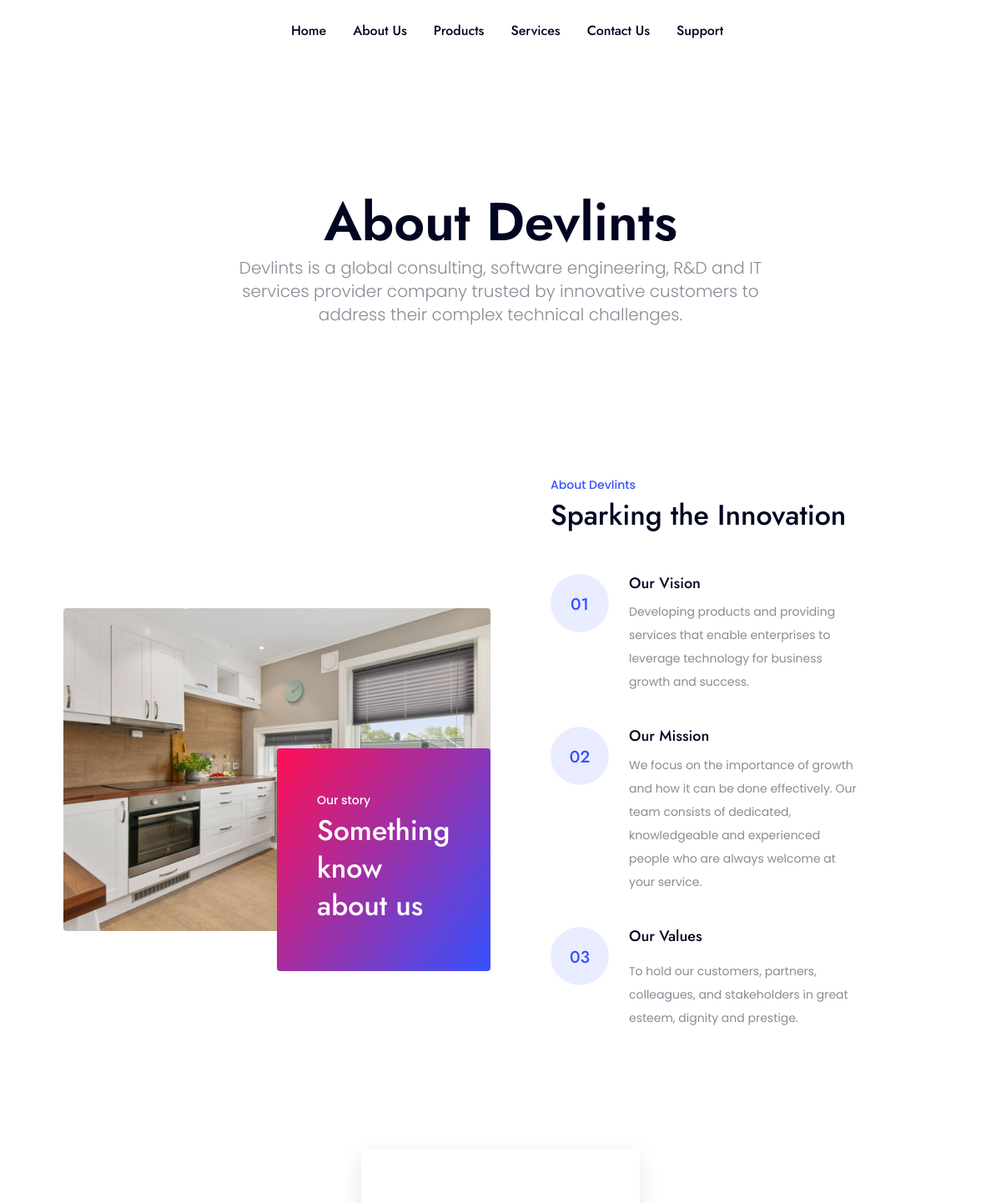
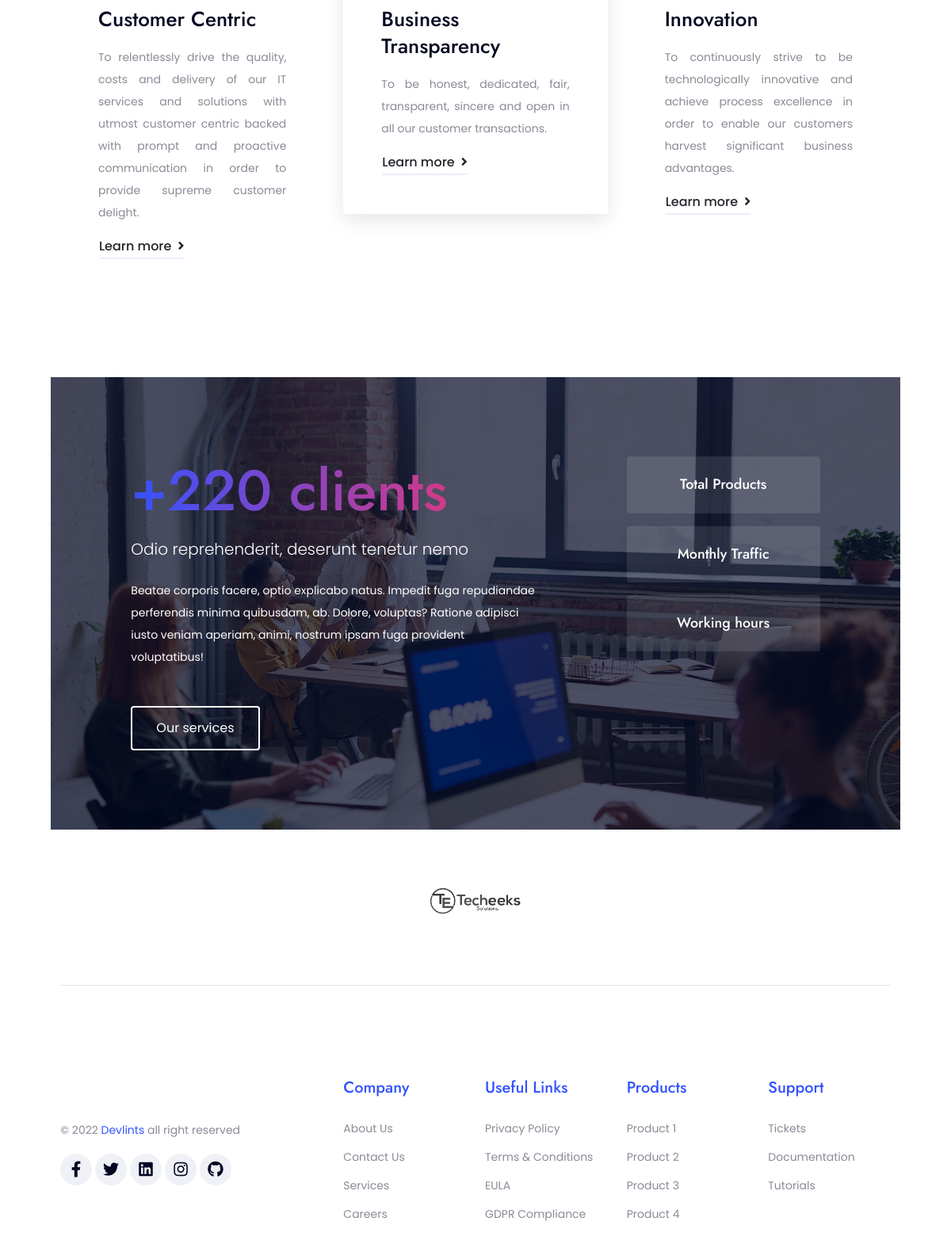
The page /about-us/ on the database its author committed (2 pictures, top to bottom).
### Devlints/models.py (models this page shows, shortened)
class AboutUs(models.Model):
    title = models.CharField(max_length=1000)
    description = models.TextField(null=True, blank=True)
    thumbnail = models.ImageField(upload_to="images/office")
    vision = models.TextField()
    mission = models.TextField()
    values = RichTextField(null=True, blank=True)
    created = models.DateTimeField(auto_now_add=True)
    updated = models.DateTimeField(auto_now=True)
    class Meta:
        verbose_name = "About Us"
        verbose_name_plural = "About Us"

class Company(models.Model):
    name = models.CharField(max_length=100)
    tag_line = models.CharField(max_length=1000, null=True, blank=True)
    description = models.TextField( null=True, blank=True)
    logo = models.ImageField(upload_to="images/company", null=True, blank=True)
    favicon = models.ImageField(upload_to="images/company", null=True, blank=True)
    banner_background_image = models.ImageField(upload_to="images/company", null=True, blank=True)
    banner_foreground_image = models.ImageField(upload_to="images/company", null=True, blank=True)
    facebook = models.URLField(null=True, blank=True)
    twitter = models.URLField(null=True, blank=True)
    linkedIn = models.URLField(null=True, blank=True)
    instagram = models.URLField(null=True, blank=True)
    github = models.URLField(null=True, blank=True)
    created = models.DateTimeField(auto_now_add=True)
    updated = models.DateTimeField(auto_now=True)
    class Meta:
        verbose_name = "Company Info"
        verbose_name_plural = "Company Info"

class Partners(models.Model):
    name = models.CharField(max_length=500, null=True, blank=True)
    partner_logo = models.ImageField(upload_to="images/partners")
    created = models.DateTimeField(auto_now_add=True)
    updated = models.DateTimeField(auto_now=True)
    class Meta:
        verbose_name = "Partners"
        verbose_name_plural = "Partners"

### Devlints/views.py (the view)
# urls.py: path('about-us/', views.about_us, name="about_us"),
def about_us(request):
    company_info = Company.objects.first()
    seo = SEOSettings.objects.first()
    products = Products.objects.all()
    partners = Partners.objects.all()
    about = AboutUs.objects.first()
    states = Statistics.objects.first()
    context = {
        "company_info": company_info,
        "products": products,
        "about": about,
        "partners": partners,
        "seo": seo,
        "states": states,
    }
    return render(request, template_name="site_pages/about_us.html", context=context)

### templates/site_pages/about_us.html (shortened to what this page needs)
{% extends 'base/base.html' %}
{% load static %}
{% block main_content %}
    <section class="py-10">
        <div class="container">
            <div class="row text-center justify-content-center">
                <div class="col-lg-9 col-xl-8">
                    <h1>{{ about.title }}</h1>
                    <p class="lead">{{ about.description }}</p>
                </div>
            </div>
        </div>
    </section>
    <section class="slice-pb">
        <div class="container">
            <div class="row align-items-center">
                <div class="col-lg-6">
                    <div class="position-relative">
                        <img class="img-fluid box-shadow rounded" src="{{ about.thumbnail.url }}" alt="about">
                        <div class="bg-primary-gradient p-3 p-sm-5 position-absolute bottom-0 right-0 w-50 mb-n5 rounded">
                            <span class="text-white">Our story</span>
                            <h2 class="text-white">Something know about us</h2>
                        </div>
                    </div>
                </div>
                <div class="col-lg-5 mt-5 mt-lg-0">
                    <div class="ps-lg-5 mt-5 mt-lg-0">
                        <div class="mb-5">
                            <span class="text-primary">About Devlints</span>
                            <h2>{{ company_info.tag_line }}</h2>
                        </div>
                        <div class="d-flex mb-4">
                            <div class="bg-primary-soft-01 avatar-70 flex-70 rounded-circle text-center pt-4">
                                <h5 class="text-primary">01</h5>
                            </div>
                            <div class="ms-4">
                                <h6>Our Vision</h6>
                                <p>{{ about.vision }}</p>
                            </div>
                        </div>
                        <div class="d-flex mb-4">
                            <div class="bg-primary-soft-01 avatar-70 flex-70 rounded-circle text-center pt-4">
                                <h5 class="text-primary">02</h5>
                            </div>
                            <div class="ms-4">
                                <h6>Our Mission</h6>
                                <p>{{ about.mission }}</p>
                            </div>
                        </div>
                        <div class="d-flex">
                            <div class="bg-primary-soft-01 avatar-70 flex-70 rounded-circle text-center pt-4">
                                <h5 class="text-primary">03</h5>
                            </div>
                            <div class="ms-4">
                                <h6>Our Values</h6>
                                <p>{{ about.values|safe }}</p>
                            </div>
                        </div>
                    </div>
                </div>
            </div>
        </div>
    </section>
    <section class="slice-pb">
        <div class="container">
            <div class="row">
                <div class="col-md-4 mb-md-0 mb-4">
                    <div class="p-5 feature-box-shadow">
                        <div class="mt-4">
                            <h4 class="mb-3">Customer Centric</h4>
                            <p style="text-align: justify">To relentlessly drive the quality, costs and delivery of our IT services and solutions
                                with utmost customer centric backed with prompt and proactive communication in order
                                to provide supreme customer delight.</p>
                            <a class="btn btn-naked-border btn-icon-right" href="#">Learn more <i
                                    class="fas fa-angle-right ps-1"></i></a>
                        </div>
                    </div>
                </div>
                <div class="col-md-4 mb-md-0 mb-4">
                    <div class="p-5 feature-box-shadow active">
                        <div class="mt-4">
                            <h4 class="mb-3">Business Transparency</h4>
                            <p style="text-align: justify">To be honest, dedicated, fair, transparent, sincere and open in all our customer
                                transactions.</p>
                            <a class="btn btn-naked-border btn-icon-right" href="#">Learn more <i
                                    class="fas fa-angle-right ps-1"></i></a>
                        </div>
                    </div>
                </div>
                <div class="col-md-4">
                    <div class="p-5 feature-box-shadow">
                        <div class="mt-4">
                            <h4 class="mb-3">Innovation</h4>
                            <p style="text-align: justify">To continuously strive to be technologically innovative and achieve process excellence in
                                order to enable our customers harvest significant business advantages.</p>
                            <a class="btn btn-naked-border btn-icon-right" href="#">Learn more <i
                                    class="fas fa-angle-right ps-1"></i></a>
                        </div>
                    </div>
                </div>
            </div>
        </div>
    </section>
    <section class="slice-ptb bg-fit overlay-dark-70"
             style="background-image: url({% static 'images/background/06.jpg' %});">
        <div class="container">
            <div class="row justify-content-center">
                <div class="col-lg-6">
                    <h2 class="text-primary-gradient mb-3 display-2">+220 clients</h2>
                    <p class="text-white mb-4 lead">Odio reprehenderit, deserunt tenetur nemo</p>
                    <p class="text-white mb-4">Beatae corporis facere, optio explicabo natus. Impedit fuga repudiandae
                        perferendis minima quibusdam, ab. Dolore, voluptas? Ratione adipisci iusto veniam aperiam,
                        animi, nostrum ipsam fuga provident voluptatibus!</p>
                    <a class="btn btn-outline-white btn-rounded mt-4" href="{% url 'services' %}">Our services</a>
                </div>
                <div class="col-lg-3 offset-lg-1 mt-5 mt-lg-0">
                    <div class="counter text-center bg-white-soft-01 p-4 rounded mb-3">
                        <h6 class="counter-text mb-0 text-white">Total Products</h6>
                    </div>
                    <div class="counter text-center bg-white-soft-01 p-4 rounded mb-3">
                        <h6 class="counter-text mb-0 text-white">Monthly Traffic</h6>
                    </div>
                    <div class="counter text-center bg-white-soft-01 p-4 rounded">
                        <h6 class="counter-text mb-0 text-white">Working hours</h6>
                    </div>
                </div>
            </div>
        </div>
    </section>
{% endblock main_content %}

### templates/base/base.html (shortened to what this page needs)
<!DOCTYPE html>
{% load static %}
<html lang="en">
<head>
    <link rel="stylesheet" href="{% static 'css/bootstrap/bootstrap.min.css' %}">
    <link rel="stylesheet" href="{% static 'css/font-awesome/all.min.css' %}">
    <link rel="stylesheet" href="{% static 'css/feather/iconfont.css' %}">
    <link rel="stylesheet" href="{% static 'css/pe-icon-stroke/Pe-icon-7-stroke.css' %}">
    <link rel="stylesheet" href="{% static 'css/simple-line-icons/simple-line-icons.css' %}">
    <link rel="stylesheet" href="{% static 'css/themify-icons/themify-icons.css' %}">
    <link rel="stylesheet" href="{% static 'css/pe-icon-stroke/Pe-icon-7-stroke.css' %}">
    <link rel="stylesheet" href="{% static 'css/swiper/swiper.min.css' %}">
    <link rel="stylesheet" href="{% static 'css/magnific-popup/magnific-popup.css' %}">
    <link rel="stylesheet" href="{% static 'css/mCustomScrollbar/jquery.mCustomScrollbar.min.css' %}">
    <link rel="stylesheet" href="{% static 'css/select/select2.min.css' %}">
    <link rel="stylesheet" href="{% static 'css/style.css' %}">
</head>
<body class="stokes-wrapper px-md-6 pb-md-6 stokes-line">
<header class="header">
    <nav class="navbar navbar-light navbar-expand-lg navbar-default navbar-text-dark">
        <div class="container-fluid">
            <div class="collapse navbar-collapse justify-content-center" id="navbarCollapse">
                <ul class="navbar-nav">
                    <li class="nav-item">
                        <a class="nav-link" href="{% url 'home' %}" id="navbar-home"> <span
                                class="text-line">Home </span> </a>
                    </li>
                    <li class="nav-item">
                        <a class="nav-link" href="{% url 'about_us' %}" id="navbar-about"> <span class="text-line">About Us </span>
                        </a>
                    </li>
                    <li class="nav-item dropdown">
                        <a class="nav-link dropdown-toggle" href="#" id="navbar-pages" data-bs-toggle="dropdown"
                           aria-haspopup="true" aria-expanded="false">
                            <span class="text-line"> Products </span>
                        </a>
                    </li>
                    <li class="nav-item">
                        <a class="nav-link" href="{% url 'services' %}" id="navbar-services"> <span class="text-line">Services </span>
                        </a>
                    </li>
                    <li class="nav-item">
                        <a class="nav-link" href="{% url 'contact_us' %}" id="navbar-contact"> <span class="text-line">Contact Us </span>
                        </a>
                    </li>
                    <li class="nav-item">
                        <a class="nav-link" href="{% url 'support_faqs' %}" id="navbar-support"> <span
                                class="text-line">Support </span> </a>
                    </li>
                </ul>
            </div>
        </div>
    </nav>
</header>
{% block main_content %}
{% endblock main_content %}
<section class="py-lg-6">
    <div class="container">
        <div class="row justify-content-center">
            {% for partner in partners %}
            <div class="col-sm-6 col-md-4 col-lg-3 col-xl-2">
                <div class="client-item">
                    <img class="img-fluid image-grayscale" src="{{ partner.partner_logo.url }}" alt="">
                </div>
            </div>
            {% endfor %}
        </div>
    </div>
</section>
<section>
    <div class="container">
        <hr>
    </div>
</section>
<footer class="footer slice-ptb">
    <div class="container">
        <div class="row">
            <div class="col-lg-4">
                <p class="mt-4">©
                    <a target="_blank" class="text-primary" href="#">Devlints </a>all right reserved
                </p>
                <div class="social-icons social-icon-box icons-md social-icon-round">
                    <a class="icon" href="{{ company_info.facebook }}" target="_blank"> <i class="fab fa-facebook-f"></i> </a>
                    <a class="icon" href="{{ company_info.twitter }}" target="_blank"> <i class="fab fa-twitter"></i> </a>
                    <a class="icon" href="{{ company_info.linkedIn }}" target="_blank"> <i class="fab fa-linkedin"></i> </a>
                    <a class="icon" href="{{ company_info.instagram }}" target="_blank"> <i class="fab fa-instagram"></i> </a>
                    <a class="icon" href="{{ company_info.github }}" target="_blank"> <i class="fab fa-github"></i> </a>
                </div>
            </div>
            <div class="col-lg-2 col-sm-6 mb-lg-0 mb-4">
                <div class="footer-links">
                    <h5 class="text-primary mb-4">Company</h5>
                    <ul class="list-unstyled">
                        <li class="mb-2"><a href="{% url 'about_us' %}">About Us</a></li>
                        <li class="mb-2"><a href="{% url 'contact_us' %}">Contact Us</a></li>
                        <li class="mb-2"><a href="{% url 'services' %}">Services</a></li>
                        <li class="mb-2"><a href="#">Careers</a></li>
                    </ul>
                </div>
            </div>
            <div class="col-lg-2 col-sm-6 mb-lg-0 mb-4">
                <div class="footer-links">
                    <h5 class="text-primary mb-4">Useful Links</h5>
                    <ul class="list-unstyled">
                        <li class="mb-2"><a href="#">Privacy Policy</a></li>
                        <li class="mb-2"><a href="#">Terms & Conditions</a></li>
                        <li class="mb-2"><a href="#">EULA</a></li>
                        <li class="mb-2"><a href="#">GDPR Compliance</a></li>
                    </ul>
                </div>
            </div>
            <div class="col-lg-2 col-sm-6">
                <div class="footer-links">
                    <h5 class="text-primary mb-4">Products</h5>
                    <ul class="list-unstyled">
                        <li class="mb-2"><a href="#">Product 1</a></li>
                        <li class="mb-2"><a href="#">Product 2 </a></li>
                        <li class="mb-2"><a href="#">Product 3</a></li>
                        <li class="mb-2"><a href="#">Product 4</a></li>
                    </ul>
                </div>
            </div>
            <div class="col-lg-2 col-sm-6">
                <div class="footer-links">
                    <h5 class="text-primary mb-4">Support</h5>
                    <ul class="list-unstyled">
                        <li class="mb-2"><a href="#">Tickets</a></li>
                        <li class="mb-2"><a href="#">Documentation</a></li>
                        <li class="mb-2"><a href="#">Tutorials</a></li>
                    </ul>
                </div>
            </div>
        </div>
    </div>
</footer>
</body>
</html>

### rows shown on the page
AboutUs: title "About Devlints", description "Devlints is a global consulting, software engineering, R&D and IT services provider company trusted by innovative customers to address their complex technical challenges.", thumbnail (picture), vision "Developing products and providing services that enable enterprises to leverage technology for business growth and success.", mission "We focus on the importance of growth and how it can be done effectively. Our team consists of dedicated, knowledgeable and experienced people who are always welcome at your service.", values "To hold our customers, partners, colleagues, and stakeholders in great esteem, dignity and prestige."
Company: tag_line "Sparking the Innovation"
Partners: partner_logo (picture)
